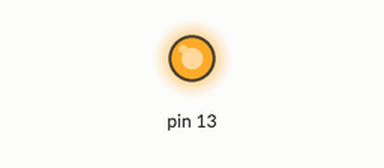
Recording of a sketch running on a simulated Arduino Uno, built with avr-gcc and run on an emulated ATmega328P. Parts: output pins drawn as LEDs (lit = HIGH).

Above: at 0.5 s.
At 33.5 s:
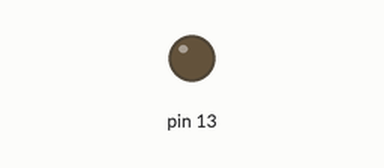
Timing chart, 0 to 57.2 s (numbered marks = the images above):
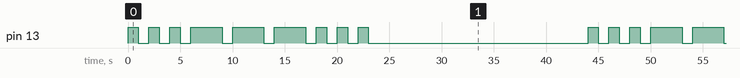

Measured:
- by itself, pin 13: repeats every 44.0 s: 2 × (LOW 1.0 s, HIGH 1.0 s), 3 × (LOW 1.0 s, HIGH 3.0 s), 3 × (LOW 1.0 s, HIGH 1.0 s), LOW 21.0 s, HIGH 1.0 s
- by itself, everything shown: repeats every 44.0 s, in 18 steps

The sketch:

SOSMorse.ino
```cpp
/*
  Morse
  send SOS over oand over. wait 20s btween each SOS.
 */


// the setup function runs once when you press reset or power the board
void setup() {
  // initialize digital pin 13 as an output.
  pinMode(13, OUTPUT);
}

// the loop function runs over and over again forever
void loop() {
  signalS();
  signalO();
  signalS();
  attend(20);
}

void signalS() {
  signalCourt();
  signalCourt();
  signalCourt();
}

void signalO() {
  signalLong();
  signalLong();
  signalLong();
}

void signalCourt() {
  allumeLED();
  attend(1);
  eteintLED();
  attend(1);
}

void signalLong() {
  allumeLED();
  attend(3);
  eteintLED();
  attend(1);
}

void allumeLED() {
  digitalWrite(13, HIGH);   // turn the LED on (HIGH is the voltage level)
}

void eteintLED() {
  digitalWrite(13, LOW);    // turn the LED off by making the voltage LOW
}

void attend(int tempsEnSecondes) {
  delay(tempsEnSecondes * 1000);    // attends le nombre de secondes demandees
}
```
